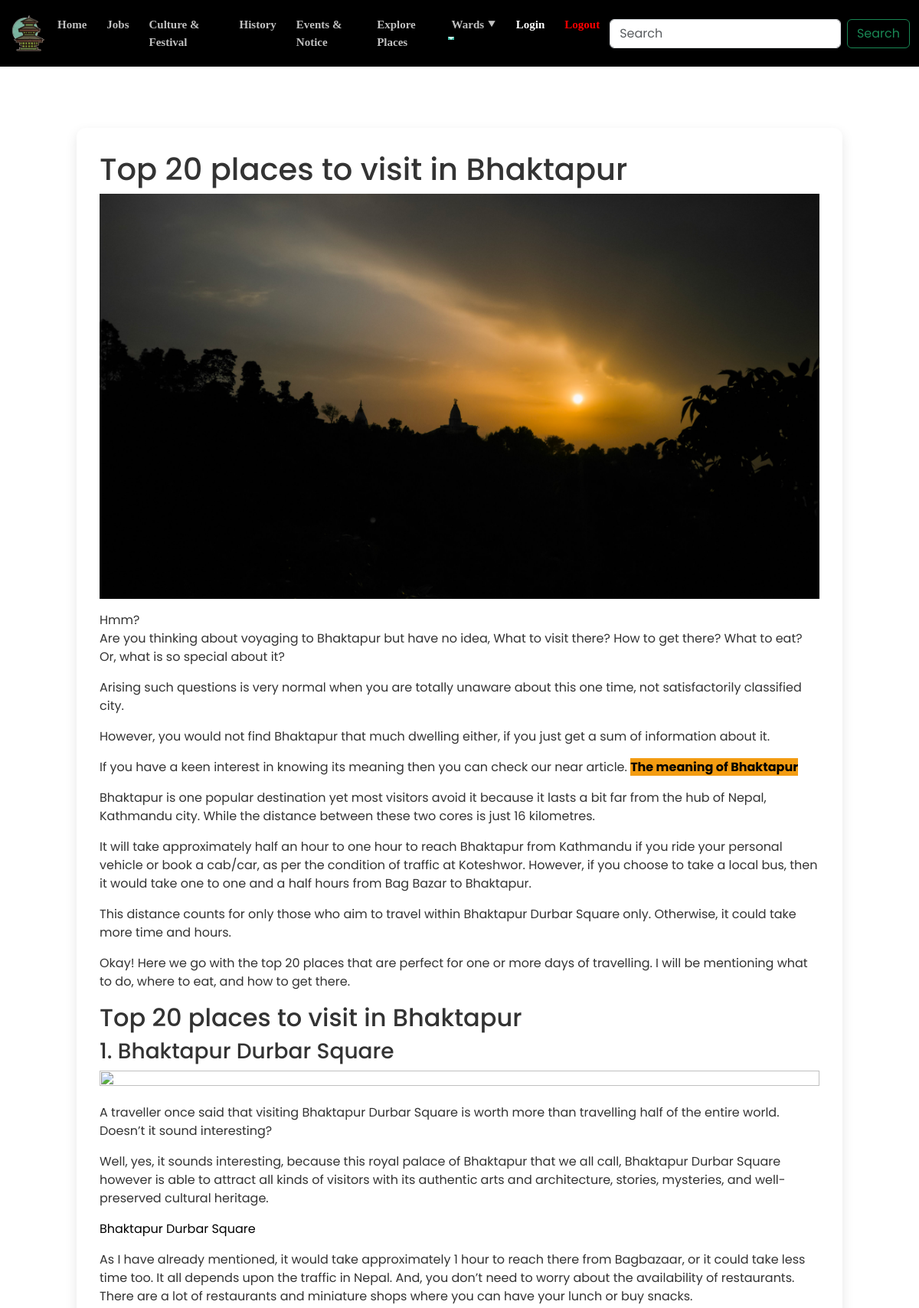
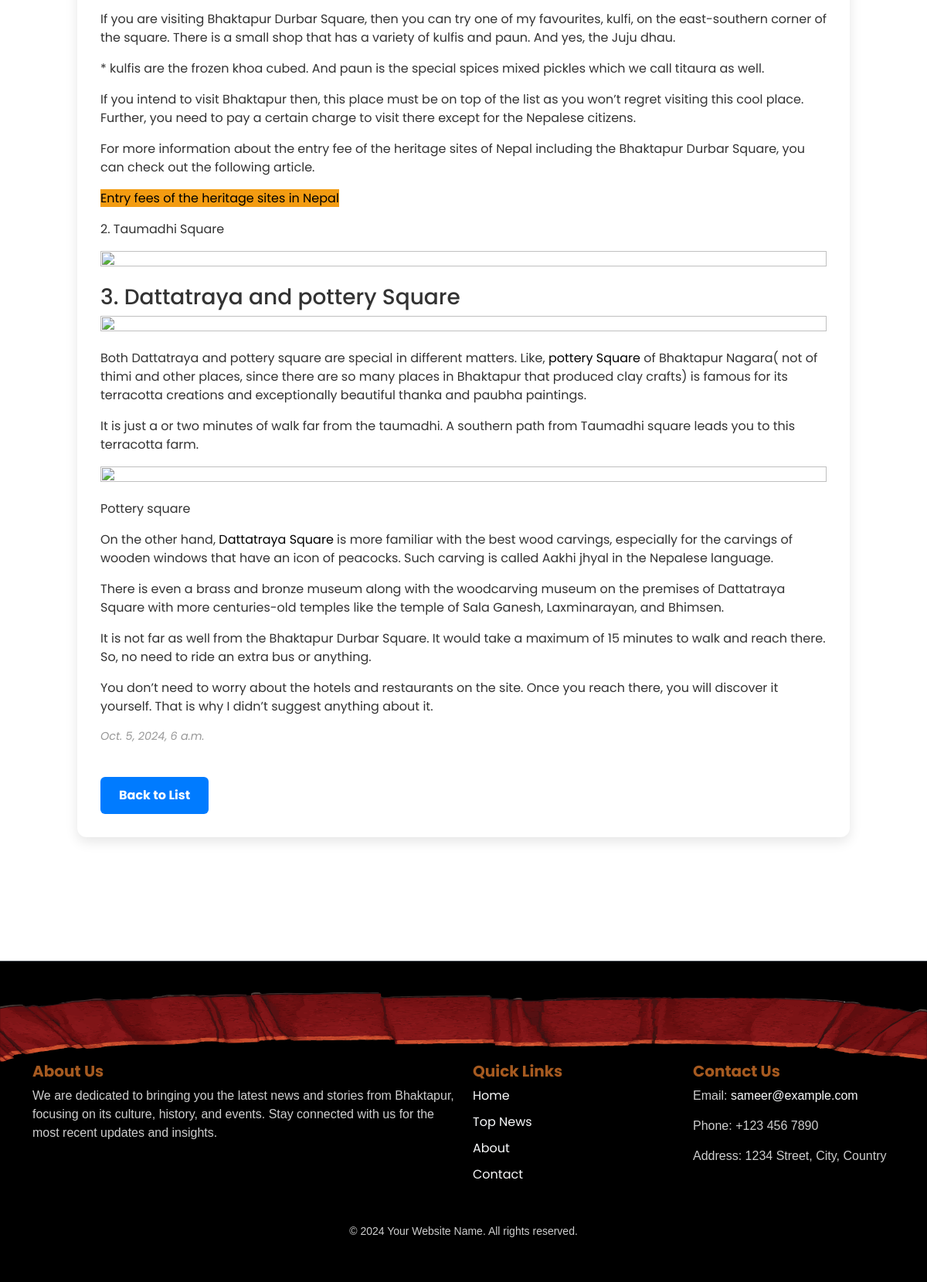
Screenshot of /details/8 with the database file from the repository (2 pictures, top to bottom).
### content/models.py (models this page shows, shortened)
class Content(models.Model):
    title = models.CharField(max_length=100)
    body =RichTextUploadingField()
    category = models.ForeignKey(Category, on_delete=models.CASCADE)
    date_created = models.DateTimeField(auto_now_add=True)
    image = models.ImageField(upload_to='culture',default=False)  # Custom upload path based on category

### mynews/views.py (the view)
# urls.py: path('details/<id>',views.details,name="details_page"),
def details(request, id):
    try:
        ward = Ward.objects.get( title=id)
        return render(request, 'pages/details.html', {'data': ward})
    except:
        content = get_object_or_404(Content, id=id)
        return render(request, 'pages/details.html', {'data': content})

### templates/pages/details.html
{% include "components/navbar.html" %}
<div class="container details">
    <h1>{{ data.title }}</h1>
    <img src="{{ data.image.url }}" class="card-img-top" />
    <p class="para">{{ data.body|safe }}</p>
    <p class="date">{{ data.date_created }}</p>
    {% if data.category.name == "Jobs" %}
        <a href="/" class="back-button">Apply now</a>
    {% else %}
        <a href="/" class="back-button">Back to List</a>
    {% endif %}
</div>
{% include "components/footer.html" %}

### static/nav&footer.css (style rules this page uses)
body { font-family: 'Poppins', sans-serif; color: #333; }

### static/pages_style/home.css (style rules this page uses)
a { text-decoration: none !important; color: black; transition: 0.2s; }

### static/pages_style/details.css (style rules this page uses)
.container.details { max-width: 1000px; margin: 40px auto; background-color: #ffffff; padding: 30px; box-shadow: 0 6px 16px rgba(0, 0, 0, 0.1); border-radius: 12px; margin-top: 10vh; margin-bottom: 20vh; }
.details .date { font-size: 0.9rem; color: #999; font-style: italic; margin-top: 5px; }
.details .back-button { display: inline-block; margin-top: 25px; padding: 12px 24px; font-size: 1rem; color: #fff; text-decoration: none; background-color: #007bff; border-radius: 6px; transition: background-color 0.3s ease-in-out, transform 0.2s; font-weight: bold; }

### rows the page displays
Content: title "Top 20 places to visit in Bhaktapur", image (picture), date_created "Oct. 5, 2024, 6 a.m."
